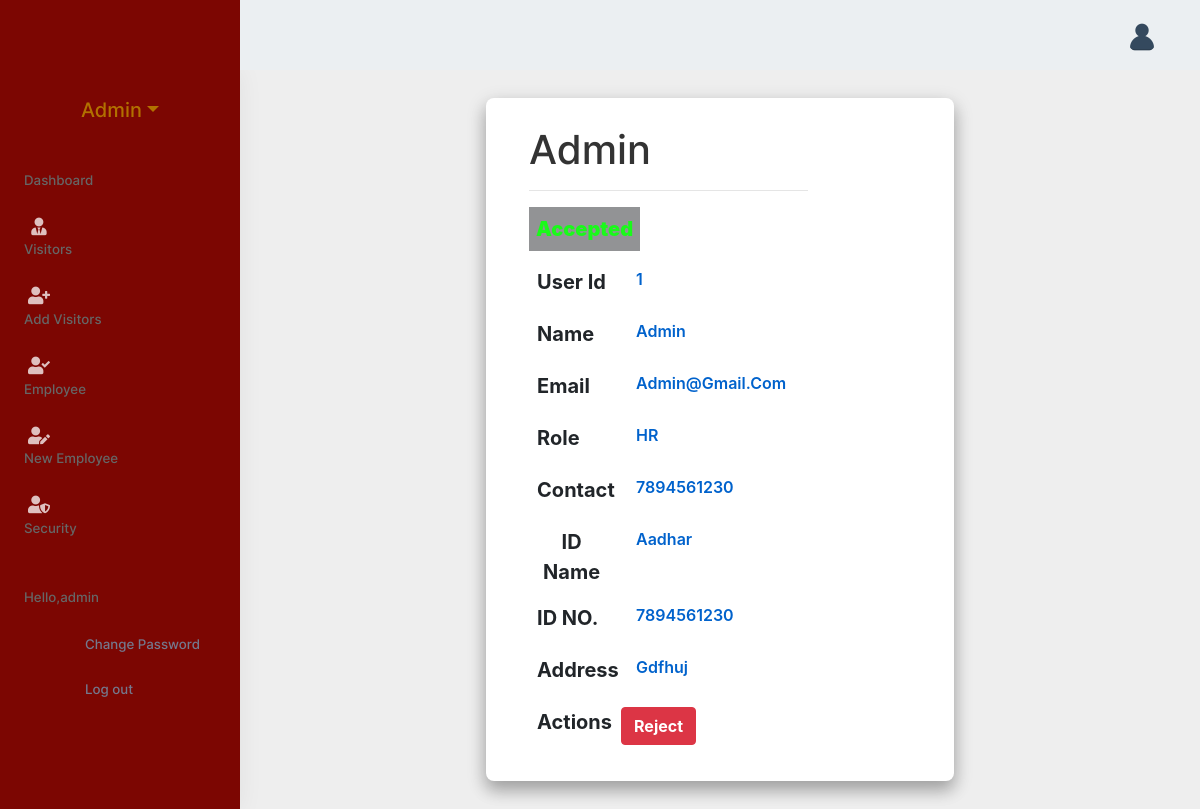
/ApplicantInfo/1 (signed in), run on the app's committed database.
### visit/models.py (models this page shows, shortened)
class Applicant(models.Model):
    username=models.CharField(max_length=150,unique = True)
    email=models.EmailField(max_length=150,unique = True)
    firstname=models.CharField(max_length=150)
    lastname=models.CharField(max_length=150)
    id_name=models.CharField(max_length=150)
    id_num=models.CharField(max_length=150)
    contact=models.CharField(max_length=150,unique = True)
    address=models.CharField(max_length=150)
    role=models.CharField(max_length=20,choices=(("HR","HR"),("Security","Security")))
    status = models.CharField(max_length=20,default="pending")

### visit/views.py (the view)
# urls.py: path('ApplicantInfo/<int:id>',views.ApplicantInfo,name='ApplicantInfo'),
@login_required(login_url='/login/')
@permission_required('visit.is_hr')
def ApplicantInfo(request,id):
    ap = Applicant.objects.get(id=id)
    return render(request,"visit/ApplicantsInfo.html",{"student":ap})

### visit/templates/visit/ApplicantsInfo.html (shortened to what this page needs)
{% extends 'base1.html' %} {% block content %} {% include 'visit/navbar1.html'%}
<div class="container">
    <div class="row">
    <div class="col-md-3"></div>
    <div class="col-md-6 emp-profile">
      <div>
      <div class="col-md-9">
        <div class="profile-head" style="text-transform: capitalize">
          <h1>{{ student.username }}</h1>
        </div>
        <hr />
        <label {% if student.status == "Rejected" %}  style="color:red; font-size:20px; background-color:#686a6db8; padding:7px;" {% elif student.status == "Accepted" %} style="color:rgb(26, 250, 26); font-size:20px; background-color : #686a6db8 ;padding:7px;"  {% endif %}>
        <b>{{student.status}}</b>
        </label>
      </div>
    </div>
        <div class="tab-content profile-tab" id="myTabContent">
          <div class="row m-2">
            <div class="col-md-3">
              <label>User Id</label>
            </div>
            <div class="col-md-9">
              <p>{{ student.id }}</p>
            </div>
          </div>
          <div class="row m-2">
            <div class="col-md-3">
              <label>Name</label>
            </div>
            <div class="col-md-9">
              <p>{{ student.username }}</p>
            </div>
          </div>
          <div class="row m-2">
            <div class="col-md-3">
              <label>Email</label>
            </div>
            <div class="col-md-9">
              <p>{{ student.email }}</p>
            </div>
          </div>
          <div class="row m-2" style="display:flex">
            <div class="col-md-3">
              <label>Role</label>
            </div>
            <div class="col-md-9">
              <p>{{ student.role }}</p>
            </div>
          </div>
          <div class="row m-2" style="display:flex">
            <div class="col-md-3">
              <label>Contact</label>
            </div>
            <div class="col-md-9">
              <p>{{student.contact}}</p>
            </div>
          </div>
          <div class="row m-2" style="display:flex">
            <div class="col-md-3">
              <label>ID Name</label>
            </div>
            <div class="col-md-9">
              <p>{{student.id_name}}</p>
            </div>
          </div>
          <div class="row m-2" style="display:flex">
            <div class="col-md-3">
              <label>ID NO.</label>
            </div>
            <div class="col-md-9">
              <p>{{student.id_num}}</p>
            </div>
          </div>
          <div class="row m-2" style="display:flex">
            <div class="col-md-3">
              <label>Address</label>
            </div>
            <div class="col-md-9">
              <p>{{student.address}}</p>
            </div>
          </div>
          <div class="row m-2" style="display:flex">
            <div class="col-md-3">
              <label>Actions</label>
            </div>
            {% if student.status == "Accepted" %}
              <a
                type="submit"
                name="reject_btn"
                class="btn btn-danger"
                href="{% url 'visit:RejactApplicants' id=student.id %}"
              >
                <b>Reject</b>
              </a>
            {%endif%}
          </div>
          </div>
        </div>
      </div>
    </div>
</div>
</div>
{% endblock%}

### visit/templates/visit/sidebar.html (shortened to what this page needs)
{% load static %}
<div class="left-side-menu">
   <div class="slimscroll-menu">
       <div class="user-box text-center">
           <div class="dropdown">
               <a href="#" class="user-name dropdown-toggle h5 mt-2 mb-1 d-block" data-toggle="dropdown"  aria-expanded="false">{{user.username.capitalize}}</a>
           </div>
       </div>
        <div id="sidebar-menu">
            <ul class="metismenu" id="side-menu">
                {%if request.user.is_superuser%}
        <li><a href="{% url 'visit:dashboard' %}" style="dispay:flex;"><i style="color: white;" class="mdi mdi-view-dashboard"></i> <span>Dashboard </span></a></li>
        <li><a href="{% url 'visit:visitor' %}" style="dispay:flex;"><i style="color: white;" class="fas fa-user-tie"></i><span> Visitors </span></a></li>
        <li><a href="{% url 'visit:newvisitor' %}" style="dispay:flex;"><i style="color: white;" class="fas fa-user-plus"></i><span>Add&nbspVisitors</span></a></li>
        <li><a href="{% url 'visit:NewApplicants' %}" style="dispay:flex;"><i style="color: white;" class="fas fa-user-check"></i><span>Employee</span></a></li>
        <li><a href="{% url 'visit:register' %}" style="dispay:flex;"><i style="color: white;" class=" fas fa-user-edit"></i><span>New&nbspEmployee</span></a></li>
         <li><a href="{% url 'visit:security_page' %}" style="dispay:flex;"><i style="color: white;" class=" fas fa-user-shield"></i><span>Security</span></a></li>
          <li>
          <a href="#" style="dispay:flex;">
          <i  style="color: white;"  class="mdi mdi-account-convert"></i>
          <span>Hello,{{user}}</span><span class="menu-arrow"></span>
                    </a>
                    <ul class="nav-second-level" aria-expanded="false">
                        <li><a href="{% url 'visit:changepass' %}"><i  style="color: white;" class="mdi mdi-plus"></i>Change Password</a></li>
                        <li><a href="{% url 'visit:logout' %}"><i  style="color: white;" class="mdi mdi-logout"></i>Log out</a></li>
                    </ul>
                </li>
         {% elif request.user.is_staff and perms.visit.is_Security %}
         <listyle="margin-right: 10px;"><a href="{% url 'visit:security_page' %}"><i  style="color: white;" class="fas fa-user-shield"></i><span>Security Page</span></a></li>
         {% endif %}
            </ul>
        </div>
    </div>
</div>

### static/css/style.css (style rules this page uses)
body { padding: 0; margin: 0; overflow-x: hidden; }
h2, p { margin: 0 0 20px; font-weight: 400; color: #999; }
span { color: #666; display: block; padding: 0 0 5px; }

### visit/templates/visit/ApplicantsInfo.html (style rules this page uses)
body { background: #eee; }
.emp-profile { padding: 3%; margin-top: 3%; margin-bottom: 3%; border-radius: 0.5rem; background: #fff; box-shadow:0 10px 16px 0 rgba(0,0,0,0.2),0 6px 20px 0 rgba(0,0,0,0.19) !important; }
.profile-head h1 { color: #333; }
.profile-tab label { font-size: 20px; font-weight: bold; text-transform: capitalize; text-align: center; }
.profile-tab p { font-weight: 600; color: #0062cc; text-transform: capitalize; }

### data on the page
Applicant: username "Admin", id "1", email "Admin@gmail.com", role "HR", contact "7894561230", id_name "Aadhar", id_num "7894561230", address "Gdfhuj"

### other printed values
{{ user.username.capitalize }} "Admin"
{{ user }} "admin"
